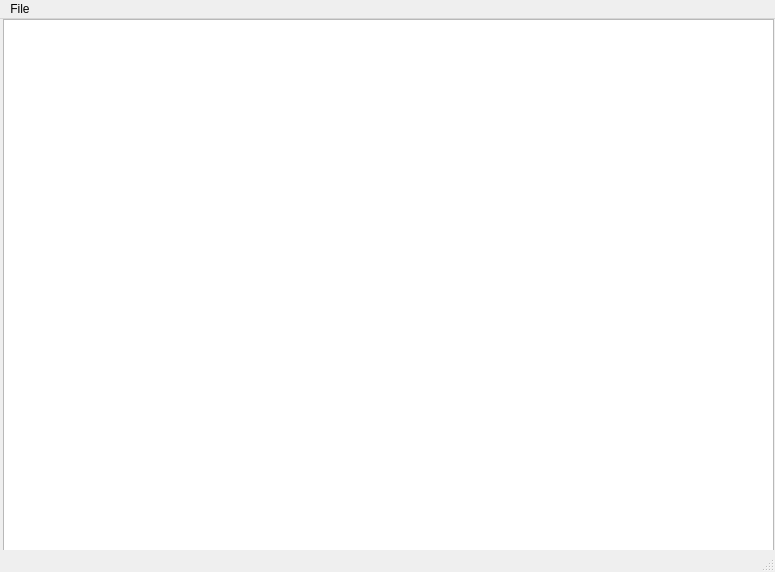
<?xml version="1.0" encoding="UTF-8"?>
<ui version="4.0">
 <class>MainWindow</class>
 <widget class="QMainWindow" name="MainWindow">
  <property name="geometry">
   <rect>
    <x>0</x>
    <y>0</y>
    <width>775</width>
    <height>572</height>
   </rect>
  </property>
  <property name="windowTitle">
   <string>MainWindow</string>
  </property>
  <property name="documentMode">
   <bool>false</bool>
  </property>
  <widget class="QWidget" name="centralwidget">
   <widget class="QTextEdit" name="textEdit">
    <property name="geometry">
     <rect>
      <x>3</x>
      <y>0</y>
      <width>771</width>
      <height>551</height>
     </rect>
    </property>
   </widget>
  </widget>
  <widget class="QMenuBar" name="menubar">
   <property name="geometry">
    <rect>
     <x>0</x>
     <y>0</y>
     <width>775</width>
     <height>21</height>
    </rect>
   </property>
   <widget class="QMenu" name="menuFile">
    <property name="title">
     <string>File</string>
    </property>
    <addaction name="actionNew_File_Ctrl_N"/>
    <addaction name="actionOpen_File_Ctrl_O"/>
    <addaction name="actionSave_File_Ctrl_S"/>
    <addaction name="separator"/>
    <addaction name="actionQuit_Ctrl_Q"/>
    <addaction name="actionClose_Alt_F4"/>
   </widget>
   <addaction name="menuFile"/>
  </widget>
  <widget class="QStatusBar" name="statusbar"/>
  <action name="actionNew_File_Ctrl_N">
   <property name="text">
    <string>New File    Ctrl+N</string>
   </property>
  </action>
  <action name="actionOpen_File_Ctrl_O">
   <property name="text">
    <string>Open File    Ctrl+O</string>
   </property>
  </action>
  <action name="actionSave_File_Ctrl_S">
   <property name="text">
    <string>Save File    Ctrl+S</string>
   </property>
  </action>
  <action name="actionNew_Window_Ctrl_W">
   <property name="text">
    <string>New Window    Ctrl+W</string>
   </property>
  </action>
  <action name="actionQuit_Ctrl_Q">
   <property name="text">
    <string>Quit    Ctrl+Q</string>
   </property>
  </action>
  <action name="actionClose_Alt_F4">
   <property name="text">
    <string>Close    Alt+F4</string>
   </property>
  </action>
  <action name="actionPrint_Window_Ctrl_P">
   <property name="text">
    <string>Print Window Ctrl+P</string>
   </property>
  </action>
  <action name="actionFile_1">
   <property name="text">
    <string>File 1</string>
   </property>
  </action>
  <action name="actionFile_2">
   <property name="text">
    <string>File 2</string>
   </property>
  </action>
  <action name="actionAbout_pytist">
   <property name="text">
    <string>About pytist</string>
   </property>
  </action>
  <action name="actionPrefrences">
   <property name="text">
    <string>Prefrences</string>
   </property>
  </action>
  <action name="actionUndo_Ctrl_Z">
   <property name="text">
    <string>Undo Ctrl+Z</string>
   </property>
  </action>
  <action name="actionRedo_Ctrl_R">
   <property name="text">
    <string>Redo Ctrl+R</string>
   </property>
  </action>
  <action name="actionCut_Ctrl_X">
   <property name="text">
    <string>Cut Ctrl+X</string>
   </property>
  </action>
  <action name="actionCopy_Ctrl_C">
   <property name="text">
    <string>Copy Ctrl+C</string>
   </property>
  </action>
  <action name="actionPaste_Ctrl_V">
   <property name="text">
    <string>Paste   Ctrl+V</string>
   </property>
  </action>
  <action name="actionSelect_All_Ctrl_A">
   <property name="text">
    <string>Select All    Ctrl+A</string>
   </property>
  </action>
  <action name="actionFind_Ctrl_F">
   <property name="text">
    <string>Find    Ctrl+F</string>
   </property>
  </action>
  <action name="actionReplace_Ctrl_H">
   <property name="text">
    <string>Replace  Ctrl+H</string>
   </property>
  </action>
  <action name="actionGo_to_LIne_Ctrl_L">
   <property name="text">
    <string>Go to LIne   Ctrl+L</string>
   </property>
  </action>
 </widget>
 <resources/>
 <connections/>
</ui>
